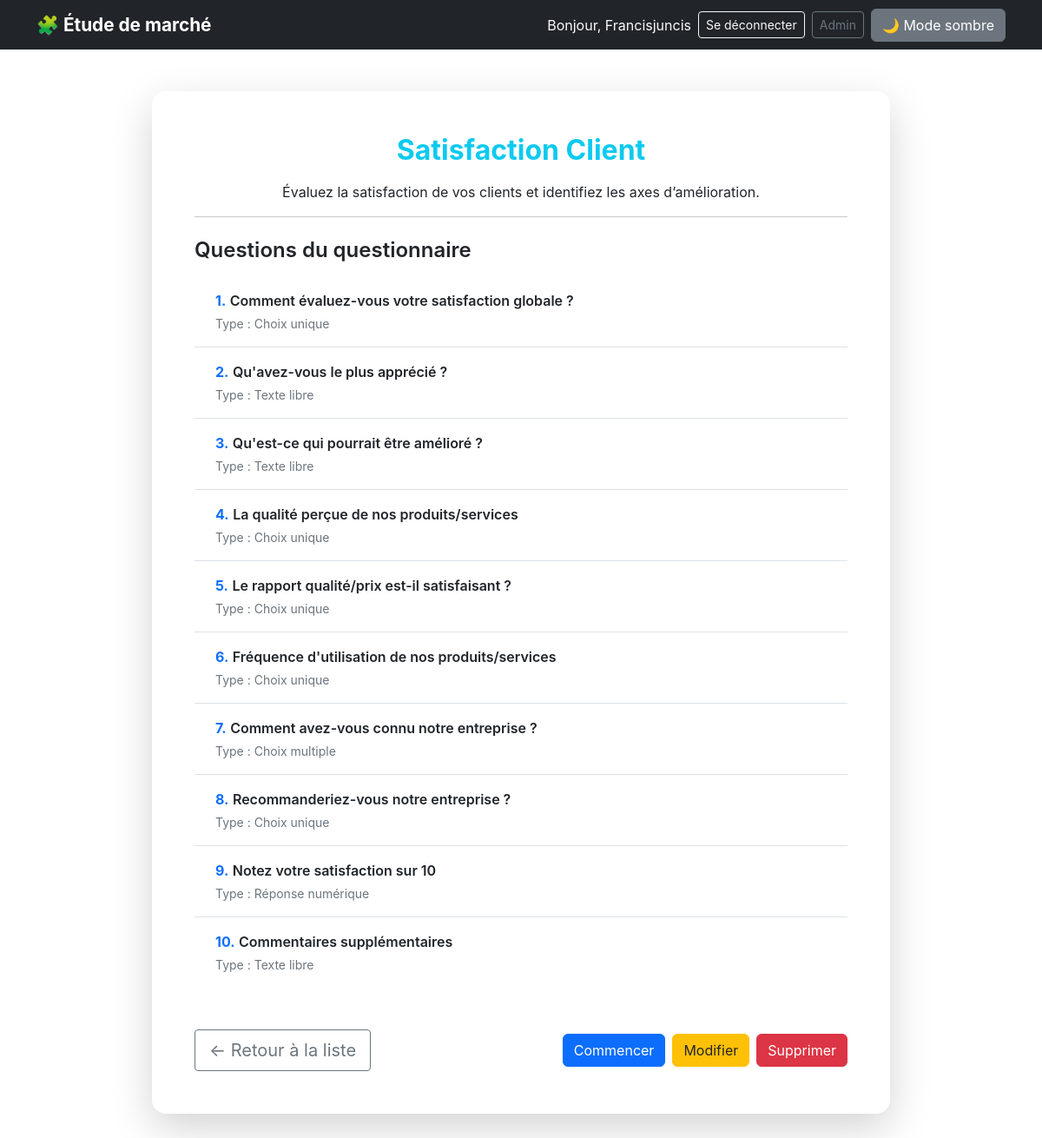
Screenshot of /16/ (signed in) with the database file from the repository.
### survey/models.py (models this page shows, shortened)
class Survey(models.Model):
    title = models.CharField(max_length=200)
    description = models.TextField(blank=True, null=True)
    image = models.ImageField(
        upload_to="survey_images/",
        null=True,
        blank=True
    )
    owner = models.ForeignKey(
    User,
    related_name='surveys',
    on_delete=models.CASCADE
    )
    created_at = models.DateTimeField(auto_now_add=True)
    updated_at = models.DateTimeField(auto_now=True)

class Question(models.Model):
    survey = models.ForeignKey(Survey, related_name='questions', on_delete=models.CASCADE)
    text = models.CharField(max_length=500)
    QUESTION_TYPES = (
        ('text', "Texte libre"),
        ('single', 'Choix unique'),
        ('multiple', 'Choix multiple'),
        ('number', 'Réponse numérique'),
    )
    question_type = models.CharField(max_length=10, choices=QUESTION_TYPES, default='text')
    order = models.PositiveBigIntegerField(default=0)
    class Meta:
        ordering = ['order']

### survey/views.py (the view)
# urls.py: path("<int:survey_id>/", views.survey_detail, name="survey_detail"),
def survey_detail(request, survey_id):
    survey = get_survey_or_404(request, survey_id)
    questions = survey.questions.all()
    return render(request, 'survey/detail.html', {'survey': survey, 'questions': questions})

### survey/views.py (called while the page is built)
def get_survey_or_404(request, survey_id):
    user = request.user
    if user.is_staff or user.is_superuser:
        return get_object_or_404(Survey, id=survey_id)
    return get_object_or_404(Survey, id=survey_id, owner=user)

### survey/templates/survey/detail.html (shortened to what this page needs)
{% extends "survey/base.html" %}
{% block content %}
<div class="container mt-5 mb-5 d-flex justify-content-center">
    <div class="survey-detail-card p-5 shadow-lg rounded-4 w-100" style="max-width: 850px;">
        <h2 class="fw-bold text-center adaptive-blue mb-3">{{ survey.title }}</h2>
        <p class="card-text survey-description text-center mb-3">{{ survey.description }}</p>
        <hr class="mb-4">
        <h4 class="fw-semibold mb-3">Questions du questionnaire</h4>
        <ul class="list-group list-group-flush rounded-4 overflow-hidden mb-5">
            {% for question in questions %}
                <li class="list-group-item py-3 px-4 question-item">
                    <div class="d-flex justify-content-between align-items-start">
                        <div>
                            <strong class="text-primary">{{ forloop.counter }}.</strong>
                            <span class="fw-semibold">{{ question.text }}</span>
                            <div class="text-secondary small mt-1">
                                 Type : {{ question.get_question_type_display }}
                            </div>
                        </div>
                    </div>
                </li>
            {% empty %}
                <li class="list-group-item text-muted py-4 text-center">
                    😕 Aucune question enregistrée pour ce questionnaire.
                </li>
            {% endfor %}
        </ul>
        <div class="d-flex justify-content-between align-items-center flex-wrap gap-3">
            <a href="{% url 'survey_list' %}" class="btn btn-outline-secondary btn-lg rounded-1">
                ← Retour à la liste
            </a>
             <div class="d-flex gap-2">
                <a href="{% url 'take_survey' survey.id %}" class="btn btn-primary">
                     Commencer
                </a>
                <a href="{% url 'survey_edit' survey.id %}" class="btn btn-warning text-dark">
                     Modifier
                </a>
                <a href="{% url 'survey_delete' survey.id %}" class="btn btn-danger">
                     Supprimer
                </a>
            </div>
        </div>
    </div>
</div>
{% endblock %}

### survey/templates/survey/base.html (shortened to what this page needs)
<!DOCTYPE html>
<html lang="fr">
<head>
    <link href="https://cdn.jsdelivr.net/npm/bootstrap@5.3.2/dist/css/bootstrap.min.css" rel="stylesheet">
</head>
<body>
<nav class="navbar navbar-expand-lg navbar-dark bg-dark">
  <div class="container">
    <a class="navbar-brand" href="{% url 'survey_list' %}">🧩 Étude de marché</a>
    <div class="d-flex align-items-center">
      {% if user.is_authenticated %}
        <span class="me-2 text-light">Bonjour, {{ user.username }}</span>
        <a href="{% url 'logout' %}" class="btn btn-outline-light btn-sm me-2">Se déconnecter</a>
        {% if user.is_staff %}
          <a href="{% url 'admin:index' %}" class="btn btn-outline-secondary btn-sm">Admin</a>
        {% endif %}
      {% else %}
        <a href="{% url 'login' %}" class="btn btn-outline-light btn-sm">Se connecter</a>
      {% endif %}
      <button id="toggle-dark" class="btn btn-secondary ms-2">Mode sombre</button>
    </div>
  </div>
</nav>
<div class="container mt-4">
    {% block content %}{% endblock %}
</div>
</body>
</html>

### survey/templates/survey/base.html (style rules this page uses)
body { font-family: 'Inter', sans-serif; transition: background-color 0.3s, color 0.3s; }
.navbar-brand { font-weight: bold; font-size: 1.3rem; }
.adaptive-blue { color: #0dcaf0; transition: color 0.3s ease; }

### survey/templates/survey/detail.html (style rules this page uses)
.survey-detail-card { background-color: var(--bs-body-bg); border: 1px solid rgba(255, 255, 255, 0.05); animation: fadeIn 0.6s ease-in-out forwards; }
.question-item { transition: background-color 0.25s ease, transform 0.2s ease; }
.adaptive-blue { color: #0dcaf0; }

### rows the page displays
Survey: title "Satisfaction Client", description "Évaluez la satisfaction de vos clients et identifiez les axes d’amélioration."
Question: text "Comment évaluez-vous votre satisfaction globale ?", question_type "Choix unique"
Question: text "Qu'avez-vous le plus apprécié ?", question_type "Texte libre"
Question: text "Qu'est-ce qui pourrait être amélioré ?", question_type "Texte libre"
Question: text "La qualité perçue de nos produits/services", question_type "Choix unique"
Question: text "Le rapport qualité/prix est-il satisfaisant ?", question_type "Choix unique"
Question: text "Fréquence d'utilisation de nos produits/services", question_type "Choix unique"
Question: text "Comment avez-vous connu notre entreprise ?", question_type "Choix multiple"
Question: text "Recommanderiez-vous notre entreprise ?", question_type "Choix unique"
Question: text "Notez votre satisfaction sur 10", question_type "Réponse numérique"
Question: text "Commentaires supplémentaires", question_type "Texte libre"

### other values shown
{{ user.username }} "Francisjuncis"
